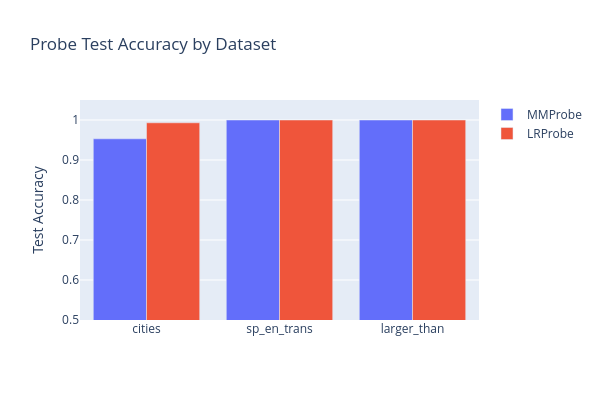

The cell this chart's notebook holds for it:
### Markdown cell above
### Exercise - implement `LRProbe`

> ```yaml
> Difficulty: 🔴🔴🔴⚪⚪
> Importance: 🔵🔵🔵🔵🔵
> 
> You should spend up to 15-20 minutes on this exercise.
> Logistic regression is the most common probe type in the literature.
> ```

Implement a logistic regression probe using sklearn's `LogisticRegression` with `StandardScaler` normalization, matching the methodology of the deception-detection repo.

You need to fill in three methods:

1. **`__init__`**: Create a `Sequential(Linear(d_in, 1, bias=False), Sigmoid())` network, and register `scaler_mean` and `scaler_scale` as buffers (these store the scaler parameters for use at inference time).
2. **`forward`**: Apply `_normalize` to the input, then pass through `self.net`, squeezing the last dimension.
3. **`from_data`**: Train a `LogisticRegression(C=C, fit_intercept=False)` on `StandardScaler`-normalized activations, then construct an `LRProbe` with the fitted scaler parameters and copy the learned coefficients into `self.net[0].weight.data[0]`.

Key details:
* L2 regularization: `C=0.1` (matching the paper's lambda=10), `fit_intercept=False`
* The `_normalize` method applies the stored scaler parameters during forward passes and is already provided for you

### Code cell
class LRProbe(t.nn.Module):
    def __init__(
        self,
        d_in: int,
        scaler_mean: Tensor | None = None,
        scaler_scale: Tensor | None = None,
    ):
        super().__init__()

        self.net = t.nn.Sequential(t.nn.Linear(d_in, 1, bias=False), t.nn.Sigmoid())

        self.register_buffer("scaler_mean", scaler_mean)
        self.register_buffer("scaler_scale", scaler_scale)

    def _normalize(self, x: Float[Tensor, "n d_model"]) -> Float[Tensor, "n d_model"]:
        """Apply StandardScaler normalization if scaler parameters are available."""
        if self.scaler_mean is not None and self.scaler_scale is not None:
            return (x - self.scaler_mean) / self.scaler_scale
        return x

    def forward(self, x: Float[Tensor, "n d_model"]) -> Float[Tensor, " n"]:
        return self.net(self._normalize(x)).squeeze(-1)

    def pred(self, x: Float[Tensor, "n d_model"]) -> Float[Tensor, " n"]:
        return self(x).round()

    @property
    def direction(self) -> Float[Tensor, " d_model"]:
        return self.net[0].weight.data[0]

    @staticmethod
    def from_data(
        acts: Float[Tensor, "n d_model"],
        labels: Float[Tensor, " n"],
        C: float = 0.1,
        device: str = "cpu",
    ) -> "LRProbe":
        """
        Train an LR probe using sklearn's LogisticRegression with StandardScaler normalization.

        Args:
            acts: Activation matrix [n_samples, d_model].
            labels: Binary labels (1=true, 0=false).
            C: Inverse regularization strength (lower = stronger regularization).
                Default 0.1 (reg_coeff=10) matches the deception-detection paper's cfg.yaml.
                The repo class default is reg_coeff=1000 (C=0.001), which is stronger.
            device: Device to place the resulting probe on.
        """
        X = acts.cpu().numpy()
        y = labels.cpu().numpy()

        scaler = StandardScaler()
        X_scaled = scaler.fit_transform(X)

        lr = LogisticRegression(l1_ratio=0, C=C, fit_intercept=False)
        lr.fit(X_scaled, y)

        scaler_mean = t.tensor(scaler.mean_, dtype=t.float32)
        scaler_scale = t.tensor(scaler.scale_, dtype=t.float32)
        probe = LRProbe(
            acts.shape[-1], scaler_mean=scaler_mean, scaler_scale=scaler_scale
        )

        probe.net[0].weight.data[0] = t.tensor(lr.coef_[0], dtype=t.float32)

        return probe


lr_probe = LRProbe.from_data(train_acts["cities"], train_labels["cities"], device="cpu")

# Train accuracy
train_preds = lr_probe.pred(train_acts["cities"])
train_acc = (train_preds == train_labels["cities"]).float().mean().item()

# Test accuracy
test_preds = lr_probe.pred(test_acts["cities"])
test_acc = (test_preds == test_labels["cities"]).float().mean().item()

print("LRProbe on cities:")
print(f"  Train accuracy: {train_acc:.3f}")
print(f"  Test accuracy:  {test_acc:.3f}")
print(f"  Direction norm: {lr_probe.direction.norm().item():.3f}")
assert test_acc >= 0.90, f"Test accuracy too low: {test_acc:.3f} (expected >= 0.90)"

# Compare directions
mm_dir = mm_probe.direction / mm_probe.direction.norm()
lr_dir = lr_probe.direction / lr_probe.direction.norm()
cos_sim = (mm_dir @ lr_dir).item()
print(f"\nCosine similarity between MM and LR directions: {cos_sim:.4f}")

# Compare both probes across all 3 datasets
results_rows = []
for name in DATASET_NAMES:
    mm_p = MMProbe.from_data(train_acts[name], train_labels[name])
    lr_p = LRProbe.from_data(train_acts[name], train_labels[name])

    mm_test_acc = (
        (mm_p.pred(test_acts[name]) == test_labels[name]).float().mean().item()
    )
    lr_test_acc = (
        (lr_p.pred(test_acts[name]) == test_labels[name]).float().mean().item()
    )
    results_rows.append(
        {
            "Dataset": name,
            "MM Test Acc": f"{mm_test_acc:.3f}",
            "LR Test Acc": f"{lr_test_acc:.3f}",
        }
    )

results_df = pd.DataFrame(results_rows)
print("\nProbe accuracy comparison across datasets:")
display(results_df)

# Bar chart
fig = go.Figure()
fig.add_trace(
    go.Bar(
        name="MMProbe",
        x=DATASET_NAMES,
        y=[float(r["MM Test Acc"]) for r in results_rows],
    )
)
fig.add_trace(
    go.Bar(
        name="LRProbe",
        x=DATASET_NAMES,
        y=[float(r["LR Test Acc"]) for r in results_rows],
    )
)
fig.update_layout(
    title="Probe Test Accuracy by Dataset",
    yaxis_title="Test Accuracy",
    yaxis_range=[0.5, 1.05],
    barmode="group",
    height=400,
    width=600,
)
fig.show()

### Figure 1 — Plotly figure (JSON) as saved in the notebook; plotly's stock layout.template omitted (floating-point values rounded to 4 significant figures)
{"data": [{"name": "MMProbe", "type": "bar", "x": ["cities", "sp_en_trans", "larger_than"], "y": [0.953, 1, 1]}, {"name": "LRProbe", "type": "bar", "x": ["cities", "sp_en_trans", "larger_than"], "y": [0.993, 1, 1]}], "layout": {"barmode": "group", "height": 400, "title": {"text": "Probe Test Accuracy by Dataset"}, "width": 600, "yaxis": {"range": [0.5, 1.05], "title": {"text": "Test Accuracy"}}}}
